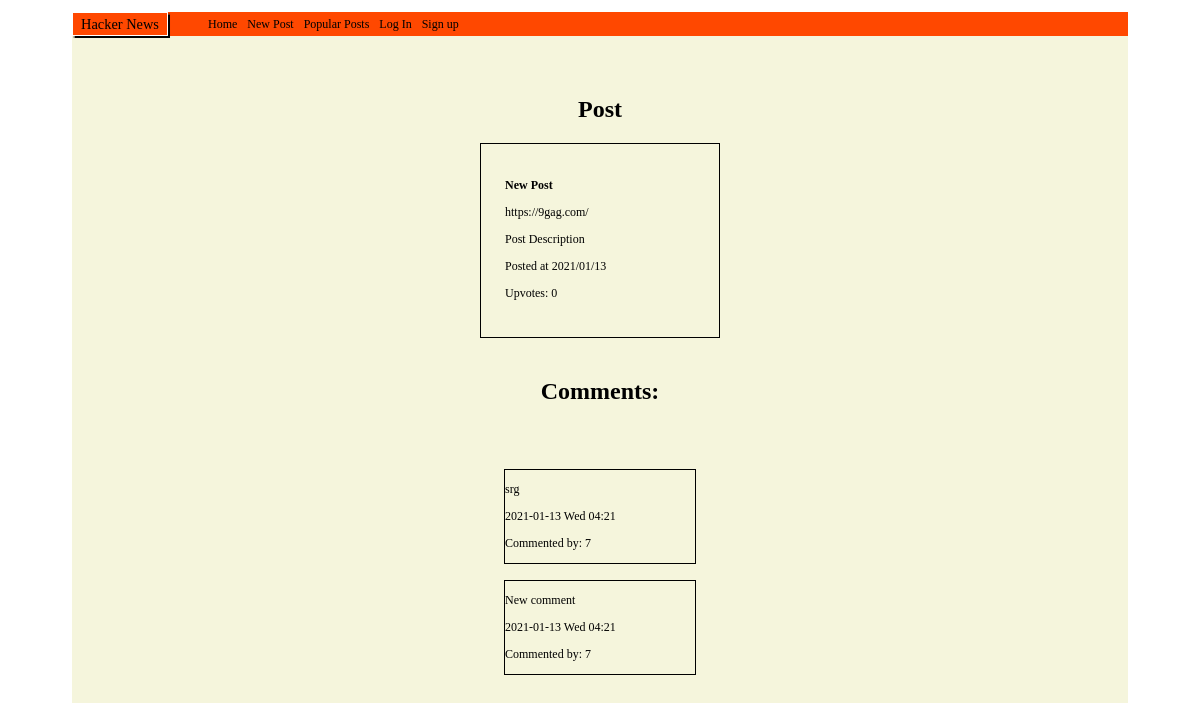
The app's page /comments.php?id=13 with its own data.
### tables this page shows
CREATE TABLE Posts (
	id integer PRIMARY KEY AUTOINCREMENT,
	title string,
	description string,
	post_url varchar,
	post_date datetime,
	user_id varchar,
	user_username varchar
);

CREATE TABLE Comments (
	comment string,
	comment_date datetime,
	user_id integer,
	post_id integer,
	id integer PRIMARY KEY AUTOINCREMENT
);

### web/functions/postsFunction.php (called while the page is built, shortened)
<?php
function fetchPostbyId($pdo, $postId)
{
    $statement = $pdo->prepare("SELECT * FROM Posts WHERE id = :postId");
    $statement->bindParam(':postId', $postId);
    $statement->execute();
    $post = $statement->fetch(PDO::FETCH_ASSOC);
    return $post;
}

### web/functions/upvoteFunctions.php (called while the page is built, shortened)
<?php
function countUpvotes($pdo, $postId)
{
    $statement = $pdo->prepare('SELECT COUNT(*) FROM Likes WHERE post_id = :postId');
    $statement->bindParam(':postId', $postId, PDO::PARAM_INT);
    $statement->execute();
    $upvotes = $statement->fetch(PDO::FETCH_ASSOC);
    return $upvotes['COUNT(*)'];
}

### web/functions/commentsFunction.php (called while the page is built, shortened)
<?php
function fetchPostsComments($pdo, $postId)
{
    $statement = $pdo->prepare("SELECT Comments.*, Users.username
    FROM Comments
    INNER JOIN Users
    ON Comments.user_id = Users.id
    WHERE post_id = :postId
    ORDER BY Comments.post_id DESC");
    $statement->BindParam(':postId', $postId, PDO::PARAM_INT);
    $statement->execute();
    $userComments = $statement->fetchAll(PDO::FETCH_ASSOC);
    return $userComments;
}

### comments.php (the view, shortened to what this page needs)
<?php require __DIR__ . '/homepage/header.php'; ?>
<?php require __DIR__ . '/homepage/navbar.php'; ?>
<?php
if (isset($_GET['id'])) {
    $postId = $_GET['id'];
    $post = fetchPostbyId($pdo, $postId);
    $countUpvotes = countUpvotes($pdo, $postId);
    $userComments = fetchPostsComments($pdo, $postId);
}
?>
<section>
    <div class="comment_form">
        <h1 class="post_comment_title">Post</h1>
        <div class="post_info">
            <h2><?= $post['title'] ?></h2>
            <p> <a href="<?= $post['post_url'] ?>"><?= $post['post_url'] ?> </a></p>
            <p><?= $post['description'] ?></p>
            <p>Posted at <?= $post['post_date'] ?></p>
            <p> Upvotes: <?php echo $countUpvotes; ?></p>
        </div>
        <h5 class="post_comment_title">Comments:</h5>
        <div class="user_comments">
            <?php foreach ($userComments as $userComment) : ?>
                <div class="comment_container">
                    <p><?= $userComment['comment']; ?></p>
                    <p><?= $userComment['comment_date']; ?></p>
                    <p> Commented by: <?= $userComment['user_id']; ?></p>
                </div>
            <?php endforeach; ?>
        </div>
    </div>
</section>

### css assests/index.css (style rules this page uses)
* { box-sizing: border-box; font-size: 12px; }
body { height: 100vh; margin: 0; padding-top: 1rem; padding-left: 6rem; padding-right: 6rem; }

### css assests/navBar.css (style rules this page uses)
a { text-decoration: none; color: black; }

### css assests/comments.css (style rules this page uses)
.comment_form { height: 90vh; background-color: beige; display: flex; justify-content: center; align-items: center; flex-direction: column; }
.post_info { box-sizing: border-box; border: solid 1px black; padding: 2rem; width: 20rem; }
.user_comments { box-sizing: border-box; padding: 2rem; width: 20rem; }
.comment_container { margin-bottom: 16px; border: solid 1px black; }
.post_comment_title { font-size: 2rem; display: flex; justify-content: center; align-items: center; }

### records on screen
posts: title "New Post", post_url "https://9gag.com/", description "Post Description", post_date "2021/01/13"
comments: comment "srg", comment_date "2021-01-13 Wed 04:21", user "7"
comments: comment "New comment", comment_date "2021-01-13 Wed 04:21", user "7"

### other values on screen
$countUpvotes "0"
